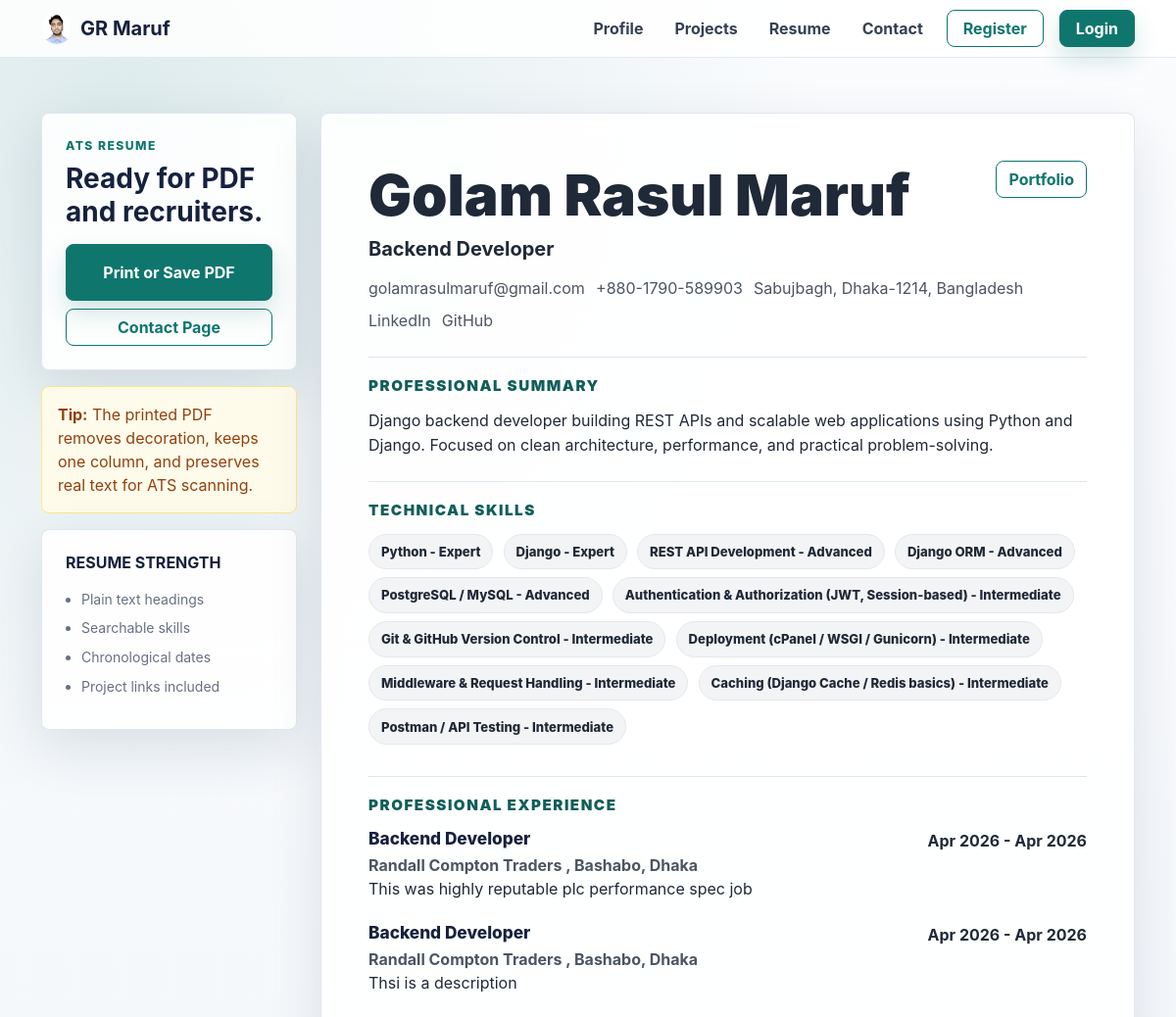
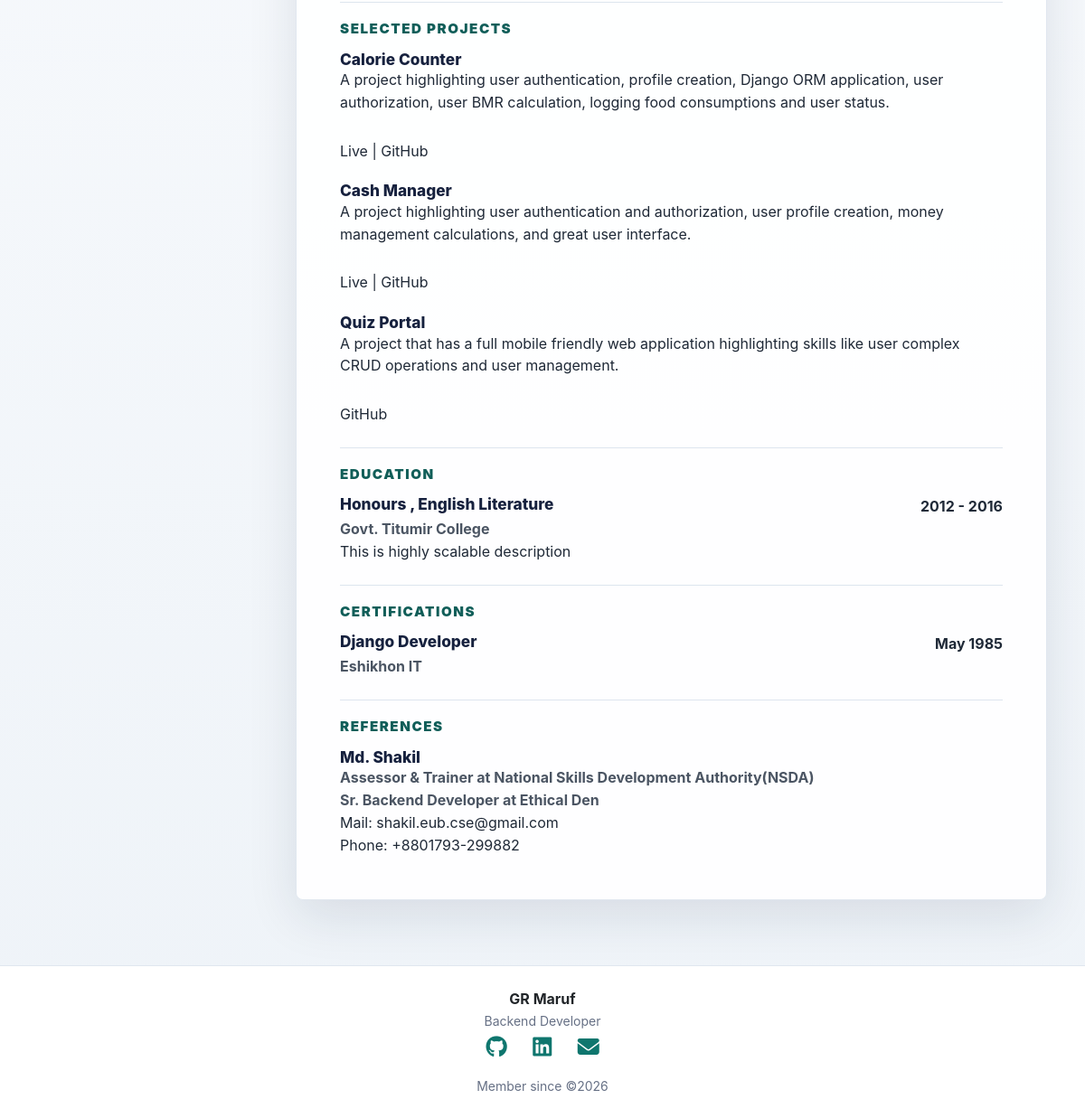
Screenshot of /portfolio/user/resume with the database file from the repository (2 pictures, top to bottom).
### portfolio/models.py (models this page shows, shortened)
class Profile(models.Model):
    user = models.OneToOneField(User, related_name='profile', on_delete=models.CASCADE, null=True)
    full_name = models.CharField(max_length=120, default='')
    display_name = models.CharField(max_length=80, blank=True)
    title = models.CharField(max_length=120, blank=True)  # e.g. "Backend Developer"
    bio = models.TextField(blank=True)
    email = models.EmailField(blank=True)
    phone = models.CharField(max_length=20, blank=True)
    location = models.CharField(max_length=120, blank=True)
    profile_image = models.ImageField(upload_to="profile_images/", blank=True, null=True)
    github = models.URLField(blank=True)
    linkedin = models.URLField(blank=True)
    website = models.URLField(blank=True)
    created_at = models.DateTimeField(auto_now_add=True)

class Skill(models.Model):
    profile = models.ForeignKey(Profile, on_delete=models.CASCADE, related_name="skills")
    name = models.CharField(max_length=100)
    SKILL_LEVELS = [
        ("beginner", "Beginner"),
        ("intermediate", "Intermediate"),
        ("advanced", "Advanced"),
        ("expert", "Expert"),
    ]
    level = models.CharField(max_length=20, choices=SKILL_LEVELS, default="beginner")

class Experience(models.Model):
    profile = models.ForeignKey(Profile, on_delete=models.CASCADE, related_name="experiences")
    position = models.CharField(max_length=150)
    company = models.CharField(max_length=150)
    location = models.CharField(max_length=120, blank=True)
    start_date = models.DateField()
    end_date = models.DateField(blank=True, null=True)  # null = currently working
    description = models.TextField(blank=True)

class Project(models.Model):
    profile = models.ForeignKey(Profile, on_delete=models.CASCADE, related_name="projects")
    title = models.CharField(max_length=150)
    description = models.TextField()
    tags = models.ManyToManyField(Tag, blank=True)
    github_link = models.URLField(blank=True)
    live_link = models.URLField(blank=True)
    image = models.ImageField(upload_to="projects/", blank=True, null=True)
    start_date = models.DateField(blank=True, null=True)
    end_date = models.DateField(blank=True, null=True)

class Education(models.Model):
    profile = models.ForeignKey(Profile, on_delete=models.CASCADE, related_name="education")
    institution = models.CharField(max_length=150)
    degree = models.CharField(max_length=150)  # e.g. BSc, MSc
    field_of_study = models.CharField(max_length=150, blank=True)
    start_year = models.IntegerField()
    end_year = models.IntegerField(blank=True, null=True)
    description = models.TextField(blank=True)

class Certificate(models.Model):
    profile = models.ForeignKey(
        "Profile",
        on_delete=models.CASCADE,
        related_name="certificates"
    )
    title = models.CharField(max_length=200)
    issuer = models.CharField(max_length=150)  # e.g. Coursera, Udemy, Google
    issue_date = models.DateField()
    expiry_date = models.DateField(blank=True, null=True)
    credential_id = models.CharField(max_length=100, blank=True) # real world verification ID or URL
    credential_url = models.URLField(blank=True)
    image = models.ImageField(upload_to="certificates/", blank=True, null=True)

class Reference(models.Model):
    profile = models.ForeignKey(
        "Profile",
        on_delete=models.CASCADE,
        related_name="references"
    )
    name = models.CharField(max_length=120)
    position = models.CharField(max_length=120, blank=True)  # e.g. "CEO at XYZ"
    location = models.CharField(max_length=120, blank=True)
    email = models.EmailField(blank=True)
    phone = models.CharField(max_length=20, blank=True)
    created_at = models.DateTimeField(auto_now_add=True)

### portfolio/views.py (the view)
# urls.py: path('<str:username>/resume', resume, name='resume'),
def resume(request, username=None):
    profile = get_user_profile(username)
    context = {
        "profile": profile,
    }
    return render(request, 'resume.html', context)

### portfolio/templates/resume.html (shortened to what this page needs)
{% extends 'master/base.html' %}
{% block content %}
  <section class="resume-page">
    <div class="container">
      <div class="row g-4 align-items-start">
        <div class="col-lg-3 no-print">
          <aside class="resume-toolbar d-grid gap-3">
            <div class="surface p-4">
              <div class="eyebrow mb-2">ATS resume</div>
              <h1 class="h3 fw-bold mb-3">Ready for PDF and recruiters.</h1>
              <button type="button" class="btn btn-brand w-100 py-3 mb-2" onclick="window.print()">Print or Save PDF</button>
              <a href="{% url 'contact' profile.user.username|default:'demo' %}" class="btn btn-outline-brand w-100">Contact Page</a>
            </div>
            <div class="print-note p-3">
              <strong>Tip:</strong> The printed PDF removes decoration, keeps one column, and preserves real text for ATS scanning.
            </div>
            <div class="surface p-4">
              <h2 class="h6 fw-bold text-uppercase mb-3">Resume strength</h2>
              <ul class="resume-quality ps-3 mb-0 small muted">
                <li>Plain text headings</li>
                <li>Searchable skills</li>
                <li>Chronological dates</li>
                <li>Project links included</li>
              </ul>
            </div>
          </aside>
        </div>
        <div class="col-lg-9">
          {% if profile %}
            <article class="resume-document surface p-4 p-md-5 reveal">
              <header class="mb-4">
                <div class="d-flex flex-column flex-md-row justify-content-between gap-3">
                  <div>
                    <h1 class="mb-2">{{ profile.full_name }}</h1>
                    <p class="h5 fw-bold mb-3">{{ profile.title|default:'Developer' }}</p>
                  </div>
                  <div class="text-md-end no-print">
                    <a href="{% url 'profile' profile.user.username|default:'demo' %}" class="btn btn-outline-brand">Portfolio</a>
                  </div>
                </div>
                <div class="resume-contact mb-2">
                  {% if profile.email %}
                    <a href="mailto:{{ profile.email }}">{{ profile.email }}</a>
                  {% endif %}
                  {% if profile.phone %}
                    <span>{{ profile.phone }}</span>
                  {% endif %}
                  {% if profile.location %}
                    <span>{{ profile.location }}</span>
                  {% endif %}
                </div>
                <div class="resume-contact">
                  {% if profile.linkedin %}
                    <a href="{{ profile.linkedin }}" target="_blank">LinkedIn</a>
                  {% endif %}
                  {% if profile.github %}
                    <a href="{{ profile.github }}" target="_blank">GitHub</a>
                  {% endif %}
                </div>
              </header>
              {% if profile.bio %}
                <section class="resume-section mb-4">
                  <h2>Professional Summary</h2>
                  <p class="mb-0">{{ profile.bio }}</p>
                </section>
              {% endif %}
              <section class="resume-section mb-4">
                <h2>Technical Skills</h2>
                <div class="no-print">
                  {% for skill in profile.skills.all %}
                    <span class="resume-chip">
                      {{ skill.name }}{% if skill.level %}
                        - {{ skill.get_level_display }}
                      {% endif %}
                    </span>
                  {% empty %}
                    <span class="muted">Add skills in the dashboard.</span>
                  {% endfor %}
                </div>
              </section>
              {% if profile.experiences.all %}
                <section class="resume-section mb-4">
                  <h2>Professional Experience</h2>
                  {% for exp in profile.experiences.all %}
                    <div class="resume-item">
                      <div class="d-flex flex-column flex-md-row justify-content-between gap-1">
                        <h3 class="resume-role">{{ exp.position }}</h3>
                        <strong>
                          {{ exp.start_date|date:'M Y' }} -{% if exp.end_date %}
                            {{ exp.end_date|date:'M Y' }}
                          {% else %}
                            Present
                          {% endif %}
                        </strong>
                      </div>
                      <div class="resume-meta">
                        {{ exp.company }}{% if exp.location %}
                          , {{ exp.location }}
                        {% endif %}
                      </div>
                      {% if exp.description %}
                        <p class="mb-0">{{ exp.description }}</p>
                      {% endif %}
                    </div>
                  {% empty %}
                    <p class="mb-0">Add experience in the dashboard.</p>
                  {% endfor %}
                </section>
              {% endif %}
              <section class="resume-section mb-4">
                <h2>Selected Projects</h2>
                {% for project in profile.projects.all %}
                  <div class="resume-item">
                    <div class="d-flex flex-column flex-md-row justify-content-between gap-1">
                      <h3 class="resume-role">{{ project.title }}</h3>
                    </div>
                    <p class="mb-1">{{ project.description }}</p>
                    <p class="mb-0">
                       <br />
                      {% if project.live_link %}
                        {% if project.tags.all %} | {% endif %}<a href="{{ project.live_link }}" target="_blank">Live</a>
                      {% endif %}
                      {% if project.github_link %}
                        {% if project.tags.all or project.live_link %} | {% endif %}<a href="{{ project.github_link }}" target="_blank">GitHub</a>
                      {% endif %}
                    </p>
                  </div>
                {% empty %}
                  <p class="mb-0">Add projects in the dashboard.</p>
                {% endfor %}
              </section>
              <section class="resume-section mb-4">
                <h2>Education</h2>
                {% for edu in profile.education.all %}
                  <div class="resume-item">
                    <div class="d-flex flex-column flex-md-row justify-content-between gap-1">
                      <h3 class="resume-role">
                        {{ edu.degree }}{% if edu.field_of_study %}
                          , {{ edu.field_of_study }}
                        {% endif %}
                      </h3>
                      <strong>{{ edu.start_year }} - {{ edu.end_year|default:'Present' }}</strong>
                    </div>
                    <div class="resume-meta">{{ edu.institution }}</div>
                    {% if edu.description %}
                      <p class="mb-0">{{ edu.description }}</p>
                    {% endif %}
                  </div>
                {% empty %}
                  <p class="mb-0">Add education in the dashboard.</p>
                {% endfor %}
              </section>
              <section class="resume-section mb-4">
                <h2>Certifications</h2>
                {% for cert in profile.certificates.all %}
                  <div class="resume-item">
                    <div class="d-flex flex-column flex-md-row justify-content-between gap-1">
                      <h3 class="resume-role">{{ cert.title }}</h3>
                      <strong>{{ cert.issue_date|date:'M Y' }}</strong>
                    </div>
                    <div class="resume-meta">{{ cert.issuer }}</div>
                  </div>
                {% empty %}
                  <p class="mb-0">Add certificates in the dashboard.</p>
                {% endfor %}
              </section>
              {% if profile.references.all %}
                <section class="resume-section">
                  <h2>References</h2>
                  {% for ref in profile.references.all %}
                    <div class="resume-item">
                      <div class="d-flex flex-column flex-md-row justify-content-between gap-1">
                        <h3 class="resume-role">{{ ref.name }}</h3>
                      </div>
                      <div class="resume-meta">
                        {{ ref.position }} <br /> {{ ref.location }}
                      </div>
                      <p class="mb-0">
                        Mail: <a href="mailto:{{ ref.email }}">{{ ref.email }}</a> <br />
                        Phone: {{ ref.phone }}
                      </p>
                    </div>
                  {% endfor %}
                </section>
              {% endif %}
            </article>
          {% else %}
            <div class="surface p-5 text-center">
              <h2 class="h3 fw-bold">No profile found.</h2>
              <p class="section-copy mb-0">Create your profile first, then this page will generate a clean ATS-friendly resume.</p>
            </div>
          {% endif %}
        </div>
      </div>
    </div>
  </section>
{% endblock %}

### portfolio/templates/master/nav.html (shortened to what this page needs)
<nav class="navbar navbar-expand-lg navbar-light sticky-top">
  <div class="container">
    <a class="navbar-brand fw-bold d-flex align-items-center" href="{% url 'profile' profile.user.username|default:'demo' %}">
      {% if profile.profile_image %}
        <img src="{{ profile.profile_image.url }}" class="rounded-circle me-2" width="32" height="32" alt="{{ profile.full_name }}" />
      {% else %}
        <img src="/media/app/logo.webp" alt="Logo" width="34" height="34" class="me-2 rounded" />
      {% endif %}
      <span>{{ profile.display_name|default:'Portfolio' }}</span>
    </a>
    <div class="collapse navbar-collapse justify-content-end d-none d-lg-flex">
      <ul class="navbar-nav align-items-center gap-3">
        <li class="nav-item">
          <a class="nav-link" href="{% url 'profile' profile.user.username|default:'demo' %}">Profile</a>
        </li>
        <li class="nav-item">
          <a class="nav-link" href="{% url 'projects' profile.user.username|default:'demo' %}">Projects</a>
        </li>
        <li class="nav-item">
          <a class="nav-link" href="{% url 'resume' profile.user.username|default:'demo' %}">Resume</a>
        </li>
        <li class="nav-item">
          <a class="nav-link" href="{% url 'contact' profile.user.username|default:'demo' %}">Contact</a>
        </li>
        {% if profile.user == request.user %}
          <li class="nav-item">
            <a class="nav-link" href="{% url 'dashboard' %}">Dashboard</a>
          </li>
          <li class="nav-item">
            <a class="nav-link" href="{% url 'logout' %}">Logout</a>
          </li>
        {% elif request.user.is_authenticated %}
        <li class="nav-item">
          <a class="btn btn-brand px-3" href="{% url 'profile' %}">Show Own Profile</a>
        </li>
        {% else %}
          <li class="nav-item">
            <a class="btn btn-outline-brand px-3" href="{% url 'register' %}">Register</a>
          </li>
          <li class="nav-item">
            <a class="btn btn-brand px-3" href="{% url 'login' %}">Login</a>
          </li>
        {% endif %}
      </ul>
    </div>
  </div>
</nav>

### portfolio/templates/master/footer.html (shortened to what this page needs)
<footer class="footer py-4 bg-white">
  <div class="container">
    <div>
      <div class="fw-bold text-dark">{{ profile.display_name|default:'Portfolio' }}</div>
      <small>{{ profile.title }}</small>
    </div>
    <div class="social-links">
      {% if profile.github %}
        <a href="{{ profile.github }}" target="_blank"><i class="fab fa-github"></i></a>
      {% endif %}
      {% if profile.linkedin %}
        <a href="{{ profile.linkedin }}" target="_blank"><i class="fab fa-linkedin"></i></a>
      {% endif %}
      {% if profile.user.email %}
        <a href="{% url 'contact' profile.user.username %}">
            <i class="fas fa-envelope"></i>
        </a>
      {% endif %}
    </div>
    <div>
      <small>Member since ©{{ profile.user.date_joined|date:"Y"}}</small>
    </div>
  </div>
</footer>

### rows the page displays
Profile: profile_image (picture), display_name "GR Maruf", full_name "Golam Rasul Maruf", title "Backend Developer", email "golamrasulmaruf@gmail.com", phone "+880-1790-589903", location "Sabujbagh, Dhaka-1214, Bangladesh", bio "Django backend developer building REST APIs and scalable web applications using Python and Django. Focused on clean architecture, performance, and practical problem-solving.", user.date_joined "2026"
Skill: name "Python", level "Expert"
Skill: name "Django", level "Expert"
Skill: name "REST API Development", level "Advanced"
Skill: name "Django ORM", level "Advanced"
Skill: name "PostgreSQL / MySQL", level "Advanced"
Skill: name "Authentication & Authorization (JWT, Session-based)", level "Intermediate"
Skill: name "Git & GitHub Version Control", level "Intermediate"
Skill: name "Deployment (cPanel / WSGI / Gunicorn)", level "Intermediate"
Skill: name "Middleware & Request Handling", level "Intermediate"
Skill: name "Caching (Django Cache / Redis basics)", level "Intermediate"
Skill: name "Postman / API Testing", level "Intermediate"
Experience: position "Backend Developer", start_date "Apr 2026", end_date "Apr 2026", company "Randall Compton Traders", location "Bashabo, Dhaka", description "This was highly reputable plc performance spec job"
Experience: position "Backend Developer", start_date "Apr 2026", end_date "Apr 2026", company "Randall Compton Traders", location "Bashabo, Dhaka", description "Thsi is a description"
Project: title "Calorie Counter", description "A project highlighting user authentication, profile creation, Django ORM application, user authorization, user BMR calculation, logging food consumptions and user status."
Project: title "Cash Manager", description "A project highlighting user authentication and authorization, user profile creation, money management calculations, and great user interface."
Project: title "Quiz Portal", description "A project that has a full mobile friendly web application highlighting skills like user complex CRUD operations and user management."
Education: degree "Honours", field_of_study "English Literature", start_year "2012", end_year "2016", institution "Govt. Titumir College", description "This is highly scalable description"
Certificate: title "Django Developer", issue_date "May 1985", issuer "Eshikhon IT"
Reference: name "Md. Shakil", position "Assessor & Trainer at National Skills Development Authority(NSDA)", location "Sr. Backend Developer at Ethical Den", email "shakil.eub.cse@gmail.com", phone "+8801793-299882"
